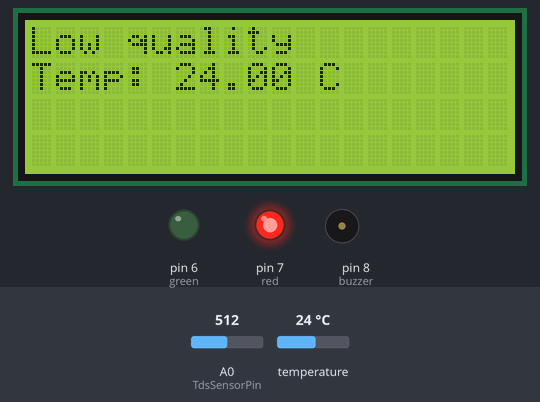
Simulated run of this sketch. Board: Arduino Uno, built with avr-gcc and run on an emulated ATmega328P. On the bench: 20×4 character LCD, output pins drawn as LEDs (lit = HIGH), buzzer (waves = sounding). Inputs (shaded band) come from the test bench; at power-on: A0 (TdsSensorPin) = 512, temperature 24 °C. What the sketch prints to the serial monitor is not drawn.

Above: at 4.5 s.
4.6 s: A0 (TdsSensorPin) set to 177
8.3 s: A0 (TdsSensorPin) set to 155
At 10.8 s:
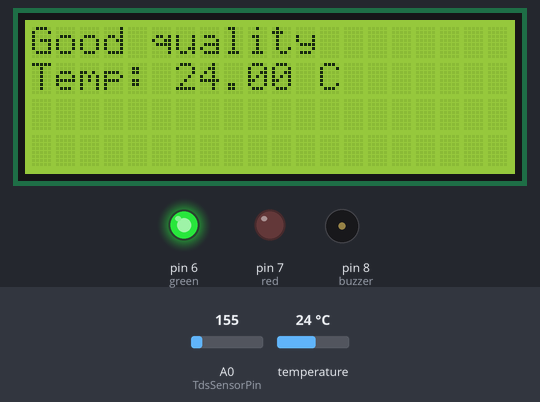
11.1 s: temperature set to 12 °C
At 13.6 s:
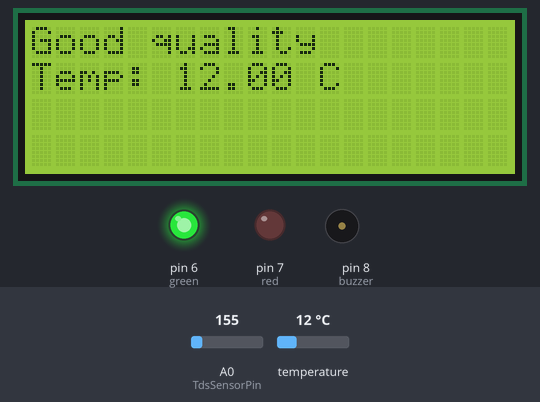
13.9 s: A0 (TdsSensorPin) set to 306
At 15.5 s:
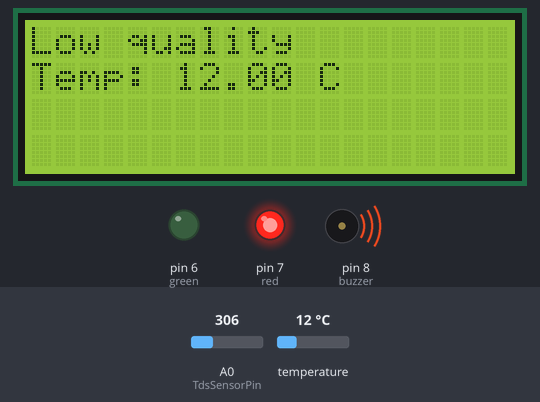
17.2 s: temperature set to 19 °C
At 19.6 s:
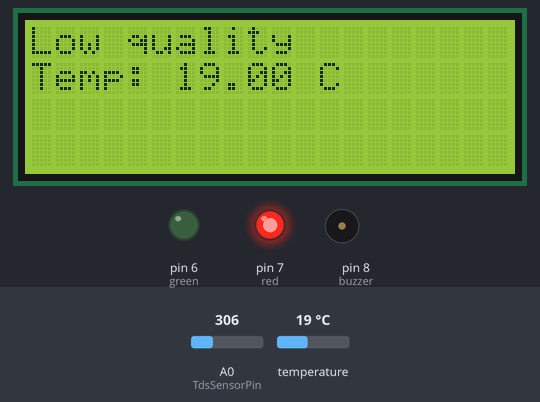
20.0 s: temperature set to 28 °C
At 22.4 s:
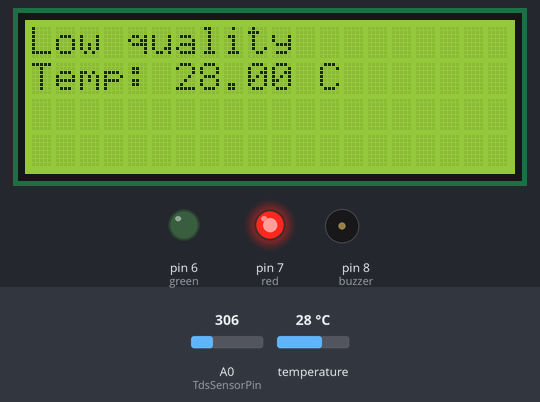
Timing chart, 0 to 23.8 s (numbered marks = the images above; inputs shaded):
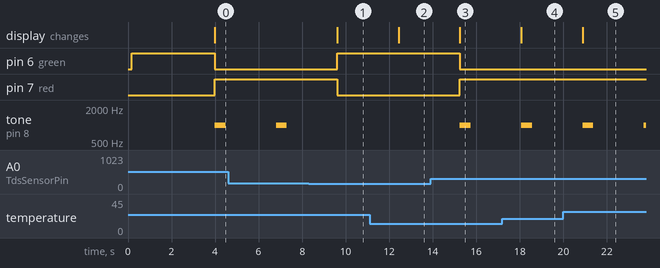

The sketch:

full.ino
```cpp
#include <EEPROM.h>
#include "GravityTDS.h"
#include <Wire.h>
#include <LiquidCrystal_I2C.h>
#include <OneWire.h>
#include <DallasTemperature.h>
#define ONE_WIRE_BUS 2
#define TdsSensorPin A0
LiquidCrystal_I2C lcd(0x27,20,4);
GravityTDS gravityTds;
OneWire oneWire(ONE_WIRE_BUS);
DallasTemperature sensors(&oneWire);
#define green 6
#define red 7
#define buzzer 8
float temperature = 0,tdsValue = 0;

void setup()
{
    Serial.begin(9600);
    sensors.begin();
    lcd.init();                      // initialize the lcd
    lcd.init();
    // Print a message to the LCD.
    lcd.backlight();
    pinMode(green,OUTPUT);
    pinMode(red,OUTPUT);
    pinMode(buzzer,OUTPUT);
    gravityTds.setPin(TdsSensorPin);
    gravityTds.setAref(5.0);  //reference voltage on ADC, default 5.0V on Arduino UNO
    gravityTds.setAdcRange(1024);  //1024 for 10bit ADC;4096 for 12bit ADC
    gravityTds.begin();  //initialization
    lcd.clear();
    lcd.setCursor(0,0);
    lcd.print("Water quality");
    lcd.setCursor(0,1);
    lcd.print("monitoring");
    digitalWrite(green, HIGH);
    delay(3000);
}

void loop()
{
    sensors.requestTemperatures();
    gravityTds.setTemperature(temperature);  // set the temperature and execute temperature compensation
    gravityTds.update();  //sample and calculate
    sensors.getTempCByIndex(0);
    tdsValue = gravityTds.getTdsValue();  // then get the value
    //Serial.println((String)"temp="+sensors.getTempCByIndex(0)+"&ppm="+tdsValue);
    Serial.println((String)"{'temp':'" + sensors.getTempCByIndex(0) + "', 'ppm':" + tdsValue + "}");
    if(tdsValue>600){
      lowq();
      } else{
      goodq();
      }
}
void goodq(){
  lcd.clear();
  lcd.setCursor(0,0);
  lcd.print("Good quality");
  lcd.setCursor(0, 1);
  lcd.print("Temp: ");
  lcd.print(sensors.getTempCByIndex(0));
  lcd.print(" C");
  digitalWrite(green, HIGH);
  digitalWrite(red, LOW);
  delay(2000);
  }
void lowq(){
  lcd.clear();
  lcd.setCursor(0,0);
  lcd.print("Low quality");
  lcd.setCursor(0, 1);
  lcd.print("Temp: ");
  lcd.print(sensors.getTempCByIndex(0));
  lcd.print(" C");
  digitalWrite(green, LOW);
  digitalWrite(red, HIGH);
  tone(buzzer, 1000, 500);
  delay(2000);
  }
```

Measured:
- the behaviour switches between 167 and 166 on A0 (TdsSensorPin) (found by bisection; images 0 and 1)
- after the input at 8.3 s, pin 6 (green): LOW → HIGH after 1.3 s; pin 7 (red): HIGH → LOW after 1.3 s; tone on pin 8 (buzzer): stays silent (without the input it goes to 1000 Hz after 1.3 s); the display: changes after 1.3 s (image 1)
- after the input at 11.1 s, the display: changes after 1.3 s (image 2)
- after the input at 13.9 s, pin 6 (green): HIGH → LOW after 1.4 s; pin 7 (red): LOW → HIGH after 1.4 s; tone on pin 8 (buzzer): silent → 1000 Hz after 1.4 s, → silent 0.50 s later; the display: changes after 1.4 s (image 3)
- after the input at 17.2 s, the display: changes after 0.87 s (image 4)
- after the input at 20.0 s, the display: changes after 0.89 s (image 5)
